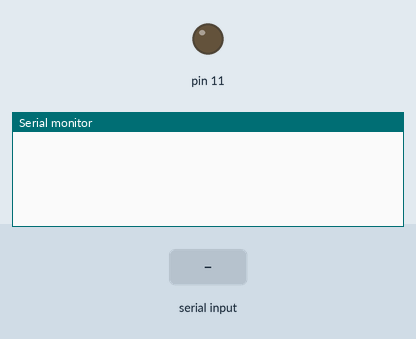
Simulated run of this sketch. Board: Arduino Uno, built with avr-gcc and run on an emulated ATmega328P. Shown: output pins drawn as LEDs (lit = HIGH), the last lines printed to the serial monitor. The test bench sets the inputs (shaded band).

Above: at 1.2 s.
1.3 s: "1" received over Serial
At 2.5 s:
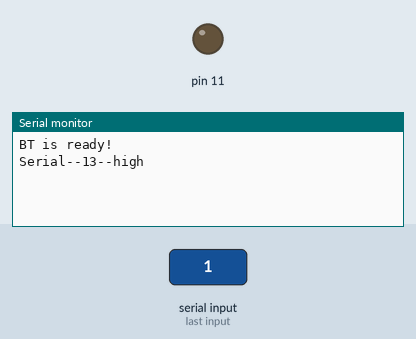
2.8 s: "2" received over Serial
At 3.3 s:
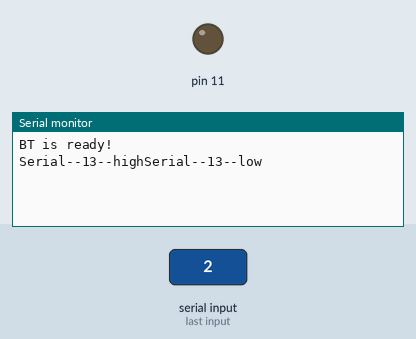

The sketch:

bluetooth_lamp.ino
```cpp
void setup() {
  // 设置波特率为 38400
  Serial.begin(9600);
  pinMode(11, OUTPUT);
}

void loop() {
  while(Serial.available())
  {
    char c=Serial.read();
      if(c=='1')
      {
        Serial.println("BT is ready!");
        // 返回到手机调试程序上
        Serial.write("Serial--13--high");
        digitalWrite(13, HIGH);
      }
     if(c=='2')
     {
       Serial.write("Serial--13--low");
       digitalWrite(13, LOW);
     }
  }
}
```

Measured:
- after the input at 1.3 s, the serial monitor: prints a new line at once (image 1)
- after the input at 2.8 s, the serial monitor: prints a new line at once (image 2)
